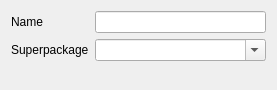
<?xml version="1.0" encoding="UTF-8"?>
<ui version="4.0">
 <class>Form</class>
 <widget class="QWidget" name="Form">
  <property name="geometry">
   <rect>
    <x>0</x>
    <y>0</y>
    <width>277</width>
    <height>90</height>
   </rect>
  </property>
  <property name="windowTitle">
   <string>Form</string>
  </property>
  <layout class="QVBoxLayout" name="verticalLayout_4">
   <property name="spacing">
    <number>6</number>
   </property>
   <property name="bottomMargin">
    <number>12</number>
   </property>
   <item>
    <layout class="QFormLayout" name="formLayout">
     <property name="fieldGrowthPolicy">
      <enum>QFormLayout::ExpandingFieldsGrow</enum>
     </property>
     <item row="0" column="0">
      <widget class="QLabel" name="label_4">
       <property name="text">
        <string>Name</string>
       </property>
      </widget>
     </item>
     <item row="0" column="1">
      <widget class="QLineEdit" name="lineEdit"/>
     </item>
     <item row="1" column="0">
      <widget class="QLabel" name="label">
       <property name="text">
        <string>Superpackage</string>
       </property>
      </widget>
     </item>
     <item row="1" column="1">
      <widget class="QComboBox" name="comboBox">
       <property name="sizePolicy">
        <sizepolicy hsizetype="Expanding" vsizetype="Fixed">
         <horstretch>0</horstretch>
         <verstretch>0</verstretch>
        </sizepolicy>
       </property>
       <property name="editable">
        <bool>true</bool>
       </property>
      </widget>
     </item>
    </layout>
   </item>
  </layout>
 </widget>
 <resources/>
 <connections/>
</ui>
